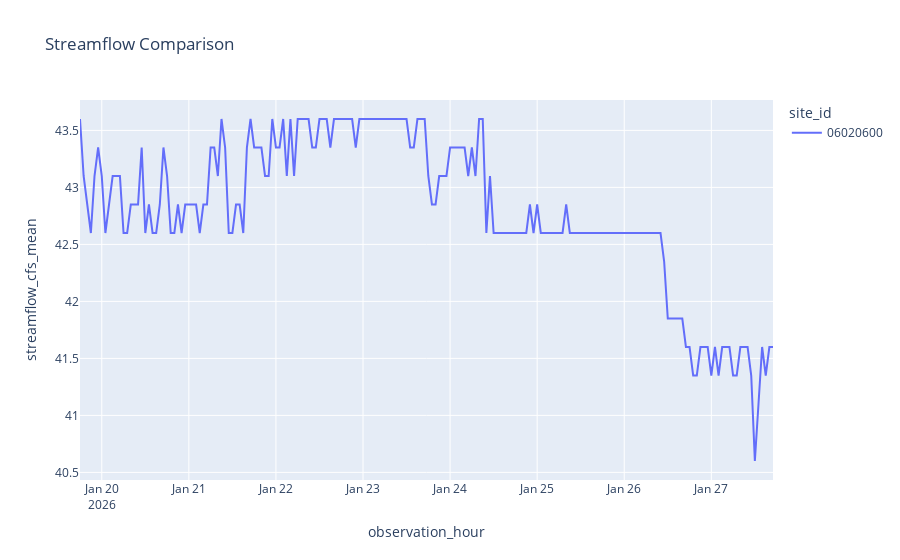

Notebook code for this chart:
### Code cell
fig = px.line(df, x='observation_hour', y='streamflow_cfs_mean', color='site_id', title='Streamflow Comparison')
fig.show()

### Figure 1 — Plotly figure (JSON) as saved in the notebook; plotly's stock layout.template omitted (floating-point values rounded to 4 significant figures; data arrays with more than 128 entries replaced by an {"elided": "..."} marker saying what was removed)
{"data": [{"hovertemplate": "site_id=06020600<br>observation_hour=%{x}<br>streamflow_cfs_mean=%{y}<extra></extra>", "legendgroup": "06020600", "line": {"color": "#636efa", "dash": "solid"}, "marker": {"symbol": "circle"}, "mode": "lines", "name": "06020600", "orientation": "v", "showlegend": true, "type": "scatter", "x": {"elided": "192 str values"}, "xaxis": "x", "y": {"elided": "192 float values"}, "yaxis": "y"}], "layout": {"legend": {"title": {"text": "site_id"}, "tracegroupgap": 0}, "title": {"text": "Streamflow Comparison"}, "xaxis": {"anchor": "y", "domain": [0, 1], "title": {"text": "observation_hour"}}, "yaxis": {"anchor": "x", "domain": [0, 1], "title": {"text": "streamflow_cfs_mean"}}}}
